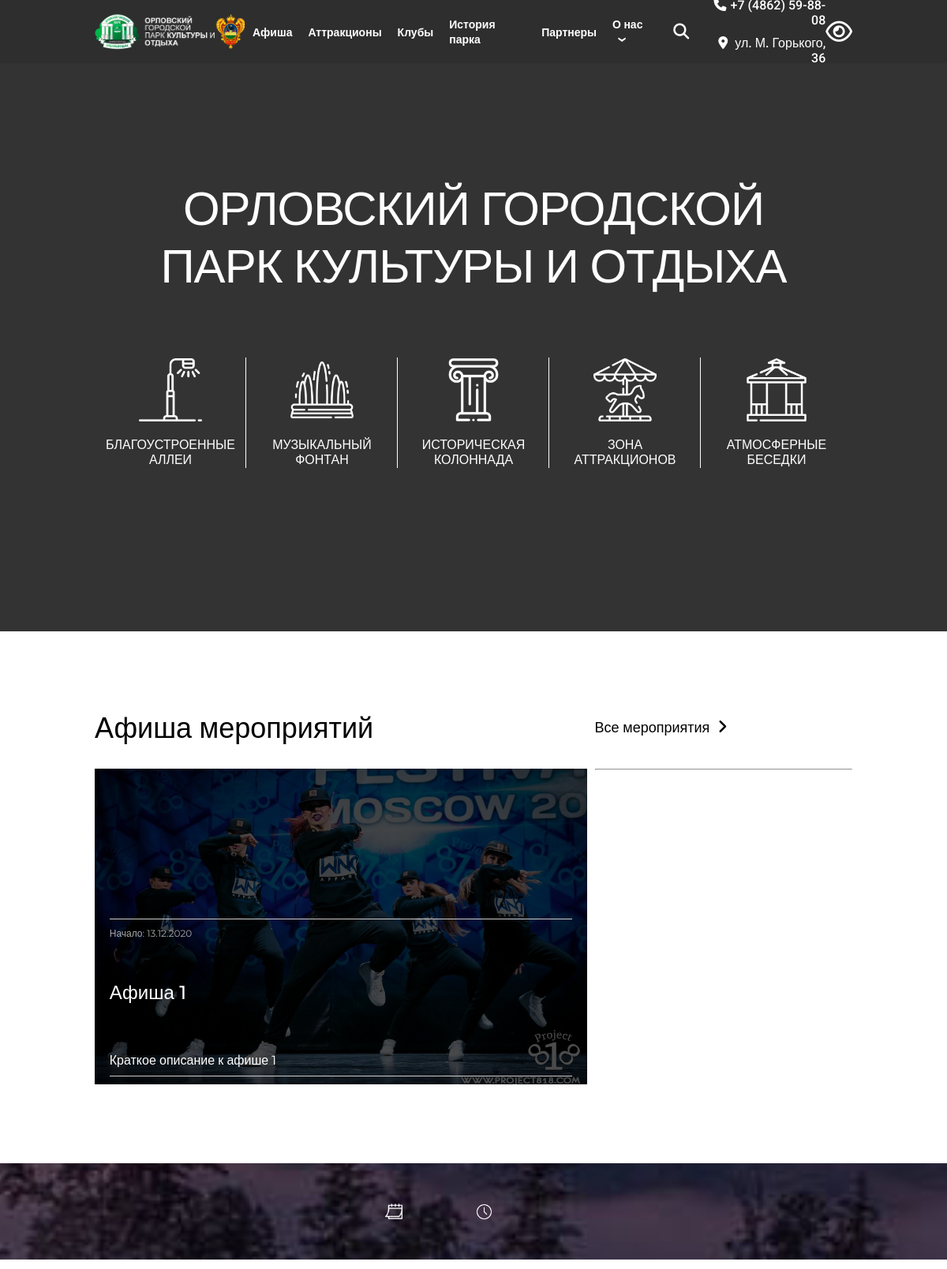
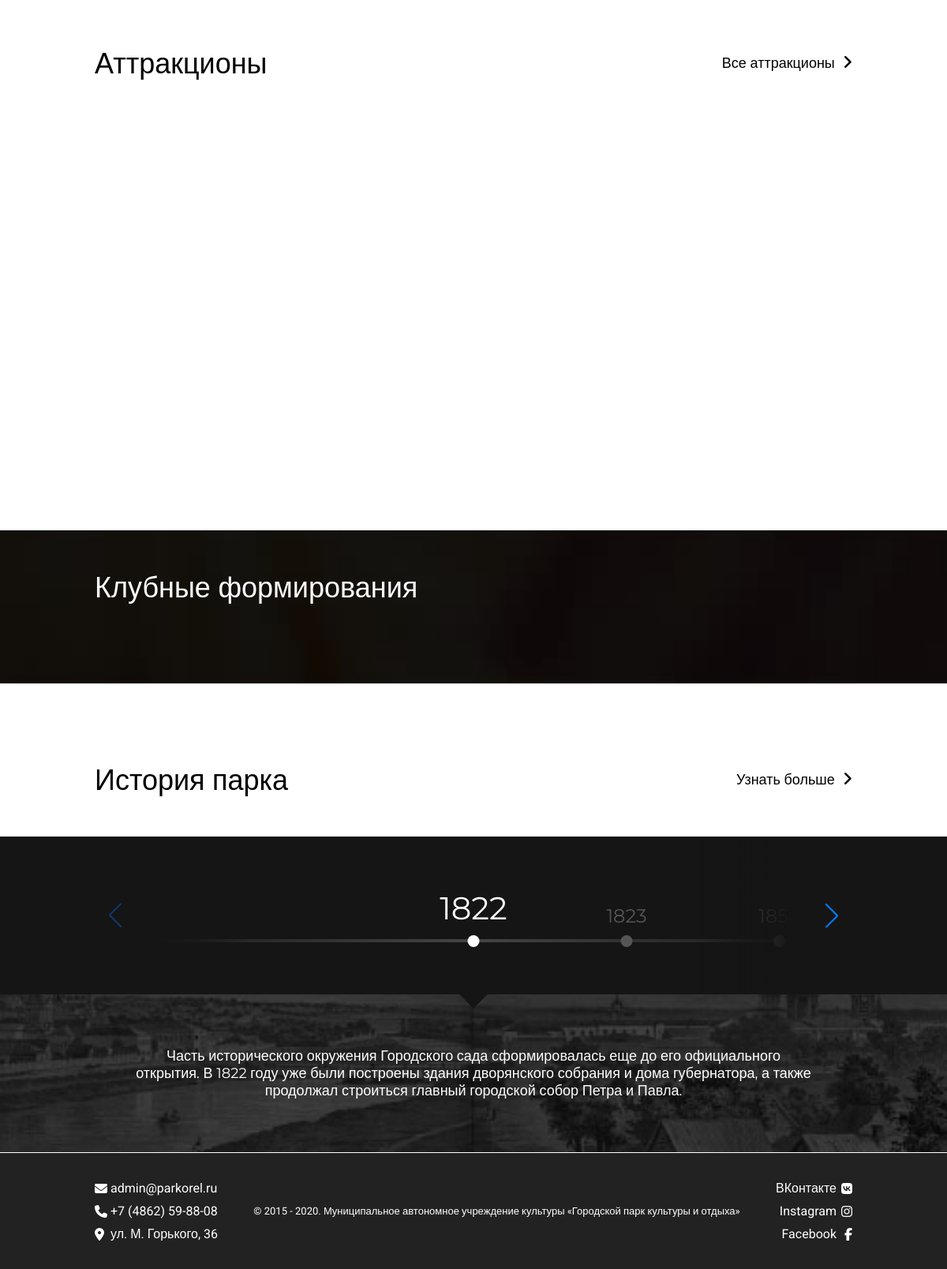
The page / on the database its author committed (2 pictures, top to bottom).
### tables this page shows
CREATE TABLE `posts` (
  `id` int(11) NOT NULL,
  `title` varchar(256) NOT NULL,
  `scontent` varchar(255) NOT NULL,
  `content` text NOT NULL,
  `start` varchar(255) NOT NULL,
  `img` varchar(255) NOT NULL
);

### core/functions.php (called while the page is built, shortened)
<?php
function get_last_posts() {
    global $link;
    $sql = "SELECT * FROM posts ORDER BY id DESC LIMIT 1";
    $result = mysqli_query($link, $sql);
    $lposts = mysqli_fetch_all($result, MYSQLI_ASSOC);
    return $lposts;
}

### index.php (the view, shortened to what this page needs)
<!DOCTYPE html>
<html lang="ru">
<head>
    <link rel="stylesheet" href="styles/css/main.min.css">
    <link rel="stylesheet" href="https://unpkg.com/swiper/swiper-bundle.min.css">
</head>
<body>
    <?php
    require_once 'templates/header.php';
    ?>
    <section class="intro">
        <video autoplay loop muted>
            <source src="img/main/parkorel1.m4v" type="video/mp4">
          </video>
        <h1>Орловский городской<br>парк культуры и отдыха</h1>
        <div class="intro__places">
            <div class="intro__places_item">
                <img src="img/main/intro-icons/street-light.png" alt="icon">
                <div class="place-text">Благоустроенные аллеи</div>
            </div>
            <div class="intro__places_item">
                <img src="img/main/intro-icons/fountain.png" alt="icon">
                <div class="place-text">Музыкальный фонтан</div>
            </div>
            <div class="intro__places_item">
                <img src="img/main/intro-icons/collonade.png" alt="icon">
                <div class="place-text">Историческая колоннада</div>
            </div>
            <div class="intro__places_item">
                <img src="img/main/intro-icons/carousel.png" alt="icon">
                <div class="place-text">Зона аттракционов</div>
            </div>
            <div class="intro__places_item">
                <img src="img/main/intro-icons/gazebo.png" alt="icon">
                <div class="place-text">Атмосферные беседки</div>
            </div>
        </div>
    </section>
    <section class="afisha" id ="afisha">
        <div class="afisha__header">
            <h1>Афиша мероприятий</h1>
            <a href="afisha.php">Все мероприятия <i class="fa fa-angle-right" aria-hidden="true"></i></a>
        </div>
        <div class="afisha__items">
        <?php $lposts = get_last_posts();?>
            <?php foreach ($lposts as $lpost):?>
            <a href="afisha-card.php?post_id=<?=$lpost['id'];?>" class="afisha__items-main" style="background-image: url(admin/img/posts/<?=$lpost['img']?>);">
                <div class="afisha__items-main_content">
                    <div class="main-text">
                        <small id="date">Начало: <?=$lpost['start'];?></small>
                        <h2><?=$lpost['title'];?></h2>
                        <p><?=$lpost['scontent'];?></p>
                    </div>
                </div>
            </a>
            <?php endforeach; ?>
            <div class="afisha__items-others">
                <hr>
            </div>
        </div>
    </section>
    <section class="realtime">
        <div class="realtime__content">
            <div class="date">
                <img src="img/main/realtime-icons/calendar.png" alt="">
            </div>
            <div class="time">
                <img src="img/main/realtime-icons/clock.png" alt="">
            </div>
        </div>
    </section>
    <section class="attr">
        <div class="attr__header">
            <h1>Аттракционы</h1>
            <a href="attr.php">Все аттракционы <i class="fa fa-angle-right" aria-hidden="true"></i></a>
        </div>
    <div class="attr-container">
    </div>
    </section>
    <section class="clubs">
        <div class="clubs__header">
            <h1>Клубные формирования</h1>
        </div>
    </section>
    <section class="history-header">
        <h1>История парка</h1>
        <a href="history.php">Узнать больше <i class="fa fa-angle-right" aria-hidden="true"></i></a>
    </section>
    <section class="history-date">
        <div class="swiper-container gallery-top">
            <div class="darked-left"></div>
            <div class="darked-right"></div>
            <div class="date-line"></div>
            <div class="swiper-wrapper">
              <div class="swiper-slide"><div class="year">1822</div></div>
              <div class="swiper-slide"><div class="year">1823</div></div>
              <div class="swiper-slide"><div class="year">1850</div></div>
            </div>
            <div class="swiper-button-next swiper-button-white"></div>
            <div class="swiper-button-prev swiper-button-white"></div>
          </div>
    </section>
    <section class="history-text">
        <div class="swiper-container gallery-thumbs">
            <div class="swiper-wrapper">
              <div class="swiper-slide"><p>Часть исторического окружения Городского сада сформировалась еще до его официального открытия. В 1822 году уже были построены здания дворянского собрания и дома губернатора, а также продолжал строиться главный городской собор Петра и Павла.</p></div>
            </div>
          </div>
    </section>
    <?php
    require_once 'templates/footer.php';
    ?>
</body>
</html>

### rows shown on the page
posts: img (picture), start "13.12.2020", title "Афиша 1", scontent "Краткое описание к афише 1"
